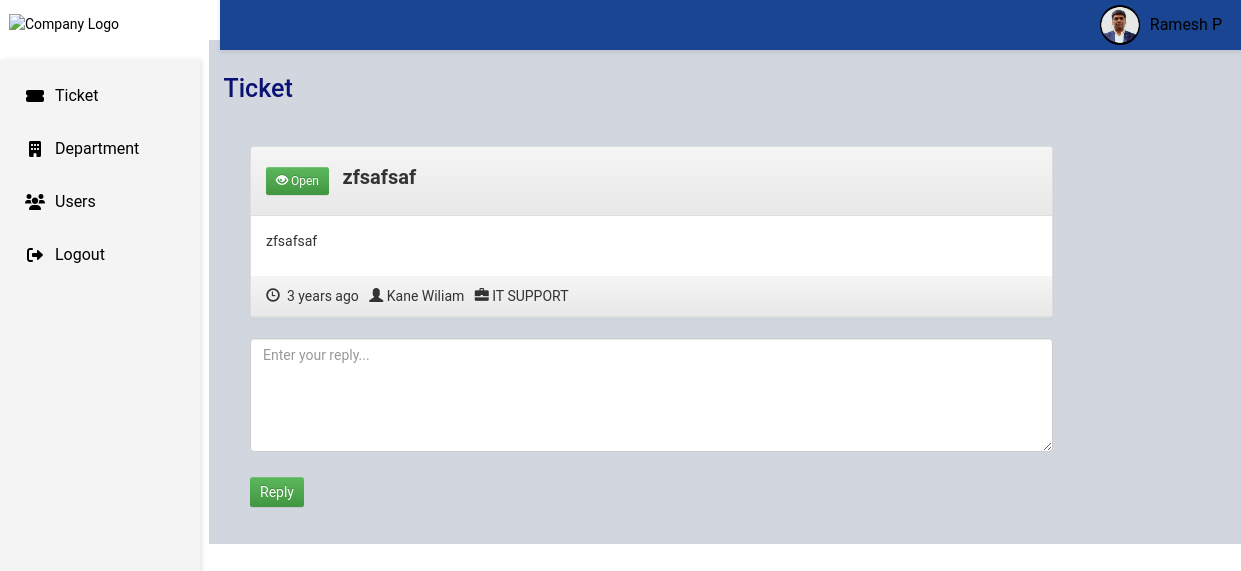
/view_ticket.php?id=617bfaa5ce86d (signed in), run on the app's committed database.
### tables this page shows
CREATE TABLE `hd_tickets` (
  `id` int(11) NOT NULL,
  `uniqid` varchar(20) NOT NULL,
  `user` int(11) NOT NULL,
  `title` varchar(250) NOT NULL,
  `init_msg` text NOT NULL,
  `department` int(11) NOT NULL,
  `date` varchar(250) NOT NULL,
  `last_reply` int(11) NOT NULL,
  `user_read` int(11) NOT NULL,
  `admin_read` int(11) NOT NULL,
  `resolved` int(11) NOT NULL
);

CREATE TABLE `hd_users` (
  `id` int(11) NOT NULL,
  `email` varchar(250) NOT NULL,
  `password` varchar(250) NOT NULL,
  `create_date` datetime NOT NULL DEFAULT current_timestamp(),
  `name` varchar(250) NOT NULL,
  `user_type` enum('admin'
  ,'user') NOT NULL,
  `status` int(11) NOT NULL
);

CREATE TABLE `hd_departments` (
  `id` int(11) NOT NULL,
  `name` varchar(250) NOT NULL,
  `status` int(11) NOT NULL DEFAULT 1
);

### class/Database.php (called while the page is built)
<?php
class Database {
    public function dbConnect() {
        static $DBH = null;
        if (is_null($DBH)) {
			$connection = new mysqli(HOST, USER, PASSWORD, DATABASE);
			if($connection->connect_error){
				die("Error failed to connect to MySQL: " . $connection->connect_error);
			} else {
				$DBH = $connection;
			}
        }
        return $DBH;
    }
}

### init.php (called while the page is built, shortened)
<?php
require 'class/Database.php';
require 'class/Time.php';
require 'class/Tickets.php';
$time = new Time;
$tickets = new Tickets;
?>

### class/Tickets.php (called while the page is built, shortened)
<?php
class Tickets extends Database {
    private $ticketTable = 'hd_tickets';
	private $dbConnect = false;
	public function __construct(){
        $this->dbConnect = $this->dbConnect();
    }
    public function ticketInfo($id) {
		$sqlQuery = "SELECT t.id, t.uniqid, t.title, t.user, t.init_msg as message, t.date, t.last_reply, t.resolved, u.name as creater, d.name as department
			FROM ".$this->ticketTable." t
			LEFT JOIN hd_users u ON t.user = u.id
			LEFT JOIN hd_departments d ON t.department = d.id
			WHERE t.uniqid = '".$id."'";
		$result = mysqli_query($this->dbConnect, $sqlQuery);
        $tickets = mysqli_fetch_assoc($result);
        return $tickets;
    }
	public function updateTicketReadStatus($ticketId) {
		$updateField = '';
		if(isset($_SESSION["admin"])) {
			$updateField = "admin_read = '1'";
		} else {
			$updateField = "user_read = '1'";
		}
		$updateTicket = "UPDATE ".$this->ticketTable."
			SET $updateField
			WHERE id = '".$ticketId."'";
		mysqli_query($this->dbConnect, $updateTicket);
	}
}

### class/Time.php (called while the page is built, shortened)
<?php
class Time extends Database {
    public function ago($time) {
        $periods = array("second", "minute", "hour", "day", "week", "month", "year", "decade");
        $lengths = array("60","60","24","7","4.35","12","10");
        $now = time();
        $difference = $now - $time;
        for($j = 0; $difference >= $lengths[$j] && $j < count($lengths)-1; $j++) {
            $difference /= $lengths[$j];
        }
        $difference = round($difference);
        if($difference != 1) {
            $periods[$j].= "s";
        }
        return $difference . " " . $periods[$j] . " ago";
    }
}

### view_ticket.php (the view, shortened to what this page needs)
<?php
include 'init.php';
include('inc/header.php');
$ticketDetails = $tickets->ticketInfo($_GET['id']);
?>
<link rel="stylesheet" href="css/style.css" />
<link rel="stylesheet" href="https://cdnjs.cloudflare.com/ajax/libs/font-awesome/6.0.0-beta3/css/all.min.css">
<?php include('inc/container.php');?>
</head>
<body>
  <header id="header">
        <div class="logo">
            <img src="img\logo-blue.png" alt="Company Logo">
        </div>
        <div class="user-profile">
		<img src="img\pic.jpg" alt="User Profile Picture" class="profile-pic">
		<div class="name">Ramesh P</div>
        </div>
    </header>
    <aside id="sidebar">
        <ul>
		<li id="ticket"><a href="ticket.php"><i class="fas fa-ticket-alt"></i> Ticket</a></li>
		<li id="department"><a href="department.php"><i class="fas fa-building"></i> Department</a></li>
		<li id="user"><a href="user.php"><i class="fas fa-users"></i> Users</a></li>
		<li><a href="logout.php"><i class="fas fa-sign-out-alt"></i> Logout</a></li>
        </ul>
    </aside>
	<div class="content-wrapper">
    <section class="content-header">
      <h2>
	  Ticket
      </h2>
    </section>
	<div class="container">
	<section class="comment-list">
		<article class="row">
			<div class="col-md-10 col-sm-10">
				<div class="panel panel-default arrow left">
					<div class="panel-heading right">
					<?php if($ticketDetails['resolved']) { ?>
					<button type="button" class="btn btn-danger btn-sm">
					  <span class="glyphicon glyphicon-eye-close"></span> Closed
					</button>
					<?php } else { ?>
					<button type="button" class="btn btn-success btn-sm">
					  <span class="glyphicon glyphicon-eye-open"></span> Open
					</button>
					<?php } ?>
					<span class="ticket-title"><?php echo $ticketDetails['title']; ?></span>
					</div>
					<div class="panel-body">
						<div class="comment-post">
						<p>
						<?php echo $ticketDetails['message']; ?>
						</p>
						</div>
					</div>
					<div class="panel-heading right">
						<span class="glyphicon glyphicon-time"></span> <time class="comment-date" datetime="16-12-2014 01:05"><i class="fa fa-clock-o"></i> <?php echo $time->ago($ticketDetails['date']); ?></time>
						&nbsp;&nbsp;<span class="glyphicon glyphicon-user"></span> <?php echo $ticketDetails['creater']; ?>
						&nbsp;&nbsp;<span class="glyphicon glyphicon-briefcase"></span> <?php echo $ticketDetails['department']; ?>
					</div>
				</div>
			</div>
		</article>
		<form method="post" id="ticketReply">
			<article class="row">
				<div class="col-md-10 col-sm-10">
					<div class="form-group">
						<textarea class="form-control" rows="5" id="message" name="message" placeholder="Enter your reply..." required></textarea>
					</div>
			</div>
			</article>
			<article class="row">
				<div class="col-md-10 col-sm-10">
					<div class="form-group">
						<input type="submit" name="reply" id="reply" class="btn btn-success" value="Reply" />
					</div>
				</div>
			</article>
		</form>
	</section>
</div>
<?php include('inc/footer.php');?>

### css/style.css (style rules this page uses)
.ticket-title { font-weight:bold; font-size:20px; margin-left:10px; }

### view_ticket.php (style rules this page uses)
body { margin: 0; font-family: 'Roboto', sans-serif; }
#header { background-color: #1a4592; color: black; display: flex; justify-content: space-between; align-items: center; padding: 1.6rem 15rem; position: fixed; width: 100%; top: -22px; left: 220px; z-index: 1000; box-shadow: 0 2px 5px rgba(0, 0, 0, 0.1); }
#header .logo img { height: 50px; position: relative; right: 361px; top: 9px; }
#header .user-profile { display: flex; align-items: center; position: relative; top: 11px; right: 89px; font-size: 1.6rem; }
#header .profile-pic { height: 40px; width: 40px; border-radius: 50%; margin-right: 10px; }
#sidebar { position: fixed; top: 60px; left: 0; height: calc(100% - 60px); width: 200px; background-color: #f4f4f4; padding: 1.5rem; box-shadow: 2px 0 5px rgba(0, 0, 0, 0.1); overflow-y: auto; z-index: 100; }
#sidebar ul { list-style: none; padding: 0; margin: 0; }
#sidebar ul li { margin-bottom: 10px; }
#sidebar a { text-decoration: none; color: black; display: flex; align-items: center; }
#sidebar a i { margin-right: 10px; }
#sidebar ul li a { color: black; text-decoration: none; font-size: 1.6rem; padding: 10px; display: flex; align-items: center; border-radius: 5px; transition: background-color 0.3s; }
#sidebar ul li a i { margin-right: 10px; min-width: 20px; text-align: center; }
.container { width: 1000px; max-width: 100%; position: relative; left: 5px; top: 23px; }
h2 { font-size: 2.5rem; margin-bottom: 2rem; color: #0A1172; }
.btn { display: inline-block; padding: 0.5rem 1rem; border: none; border-radius: 0.25rem; background-color: #28a745; color: #fff; text-decoration: none; text-align: center; margin: 1rem auto; }
.content-wrapper { width: 1043px; max-width: 108%; position: relative; left: 68px; top: 17px; padding:15px; background-color:#d2d6de }

### data on the page
hd_tickets: title "zfsafsaf", init_msg "zfsafsaf", date "3 years ago", hd_users.name "Kane Wiliam", hd_departments.name "IT SUPPORT"
